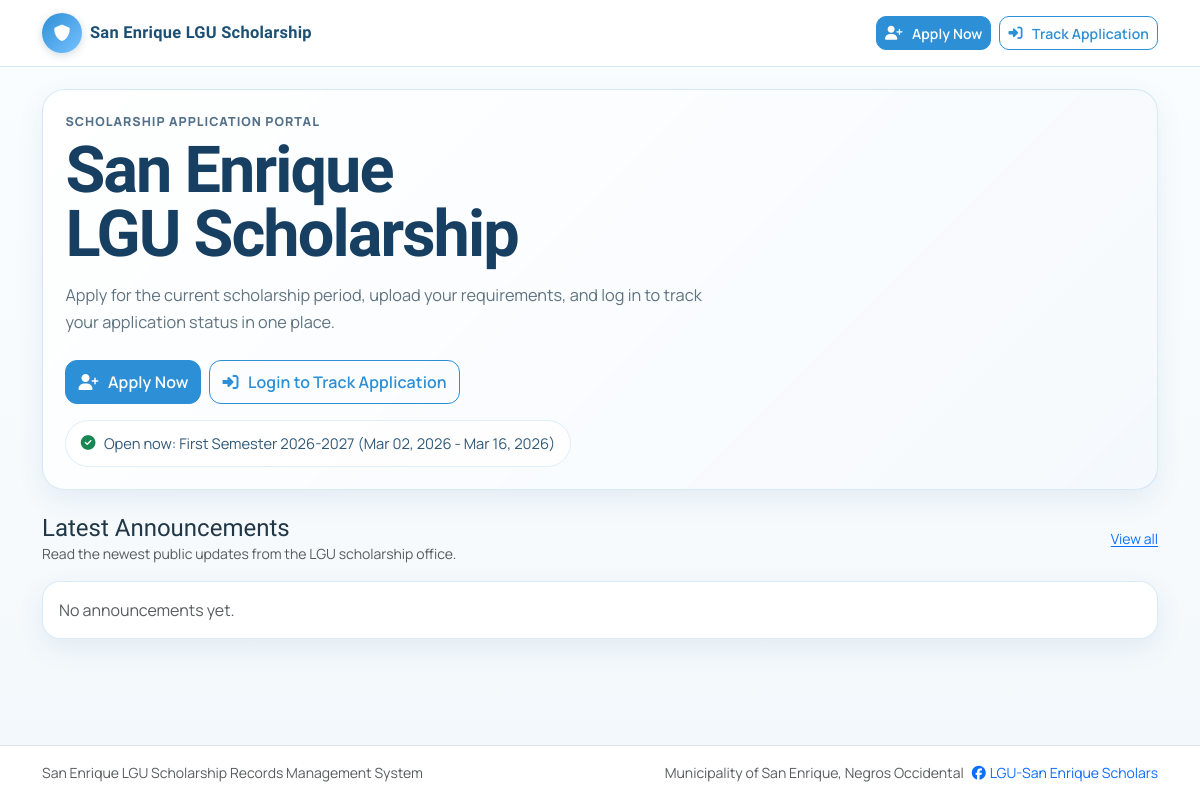
Before: / with the older database file.
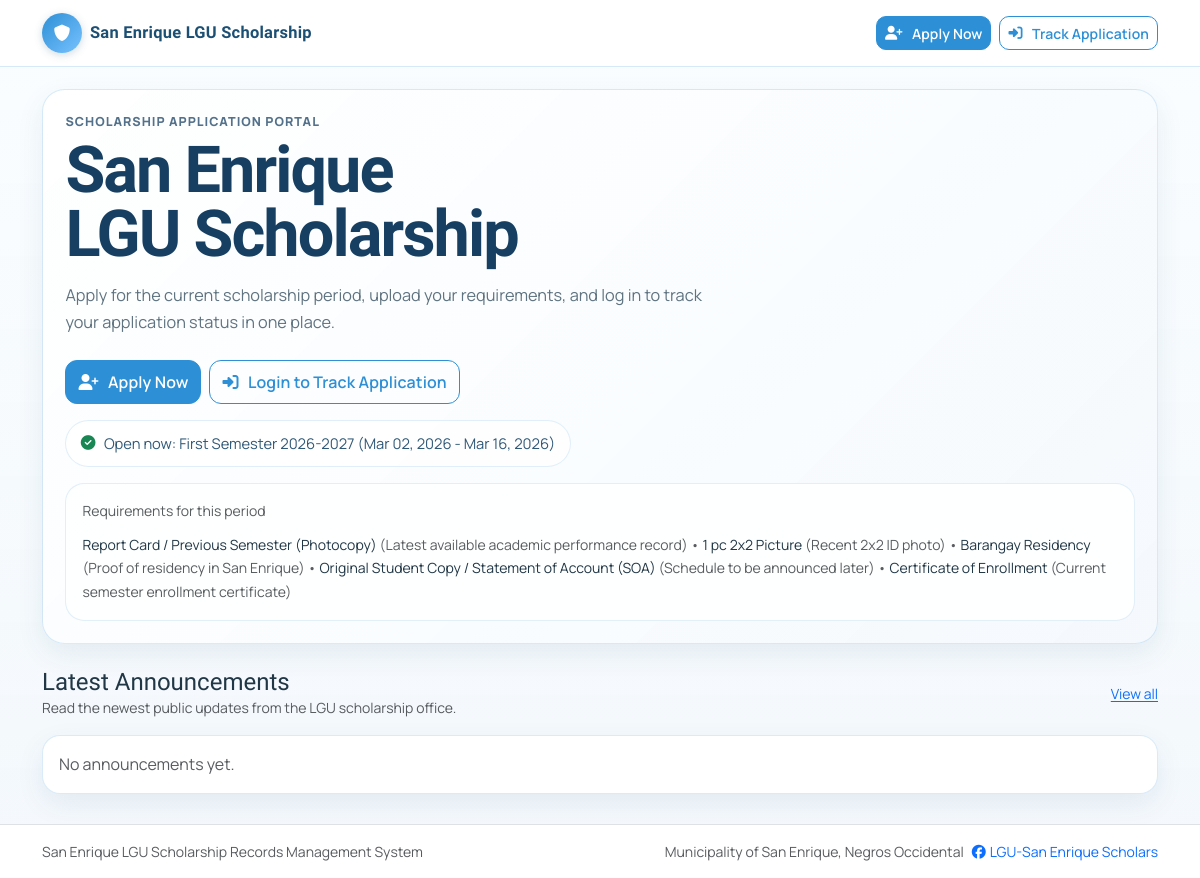
After: the same page with the newer database file.
### tables this page shows
CREATE TABLE IF NOT EXISTS requirement_templates (
    id INT UNSIGNED AUTO_INCREMENT PRIMARY KEY,
    requirement_name VARCHAR(180) NOT NULL,
    description VARCHAR(255) NULL,
    applicant_type ENUM('new','renew') NULL,
    school_type ENUM('public','private') NULL,
    is_required TINYINT(1) NOT NULL DEFAULT 1,
    is_active TINYINT(1) NOT NULL DEFAULT 1,
    sort_order INT NOT NULL DEFAULT 100,
    created_at TIMESTAMP DEFAULT CURRENT_TIMESTAMP
);

### includes/functions.php (called while the page is built, shortened)
<?php
function e(string $value): string
{
    return htmlspecialchars($value, ENT_QUOTES, 'UTF-8');
}
function current_open_application_period(mysqli $conn): ?array
{
    if (!table_exists($conn, 'application_periods')) {
        return null;
    }
    $hasAcademicYear = table_column_exists($conn, 'application_periods', 'academic_year');
    $hasSemester = table_column_exists($conn, 'application_periods', 'semester');
    $academicYearSelect = $hasAcademicYear ? ', academic_year' : '';
    $semesterSelect = $hasSemester ? ', semester' : '';
    $today = date('Y-m-d');
    $stmt = $conn->prepare(
        "SELECT id, period_name, start_date, end_date, is_open, notes" . $academicYearSelect . $semesterSelect . "
         FROM application_periods
         WHERE is_open = 1
           AND (start_date IS NULL OR start_date <= ?)
           AND (end_date IS NULL OR end_date >= ?)
         ORDER BY id DESC
         LIMIT 1"
    );
    $stmt->bind_param('ss', $today, $today);
    $stmt->execute();
    $result = $stmt->get_result();
    $row = $result ? ($result->fetch_assoc() ?: null) : null;
    return $row;
}
function table_column_exists(mysqli $conn, string $tableName, string $columnName): bool
{
    static $cache = [];
    $tableName = trim($tableName);
    $columnName = trim($columnName);
    $cacheKey = strtolower($tableName . '.' . $columnName);
    if (array_key_exists($cacheKey, $cache)) {
        return (bool) $cache[$cacheKey];
    }
    $stmt = $conn->prepare(
        "SELECT COUNT(*) AS total
         FROM information_schema.COLUMNS
         WHERE TABLE_SCHEMA = DATABASE()
           AND TABLE_NAME = ?
           AND COLUMN_NAME = ?
         LIMIT 1"
    );
    $stmt->bind_param('ss', $tableName, $columnName);
    $stmt->execute();
    $result = $stmt->get_result();
    $row = $result instanceof mysqli_result ? $result->fetch_assoc() : null;
    $exists = (int) ($row['total'] ?? 0) > 0;
    $cache[$cacheKey] = $exists;
    return $exists;
}
function table_exists(mysqli $conn, string $tableName): bool
{
    $tableName = trim($tableName);
    $stmt = $conn->prepare(
        "SELECT COUNT(*) AS total
         FROM information_schema.TABLES
         WHERE TABLE_SCHEMA = DATABASE()
           AND TABLE_NAME = ?
         LIMIT 1"
    );
    $stmt->bind_param('s', $tableName);
    $stmt->execute();
    $result = $stmt->get_result();
    $row = $result instanceof mysqli_result ? $result->fetch_assoc() : null;
    return (int) ($row['total'] ?? 0) > 0;
}
function ensure_application_period_requirements_table(mysqli $conn): bool
{
    if (table_exists($conn, 'application_period_requirements')) {
        return true;
    }
    $conn->query(
        "CREATE TABLE IF NOT EXISTS application_period_requirements (
            id INT UNSIGNED AUTO_INCREMENT PRIMARY KEY,
            application_period_id INT UNSIGNED NOT NULL,
            requirement_template_id INT UNSIGNED NOT NULL,
            created_at TIMESTAMP DEFAULT CURRENT_TIMESTAMP,
            UNIQUE KEY uq_application_period_requirement (application_period_id, requirement_template_id),
            CONSTRAINT fk_application_period_requirements_period
                FOREIGN KEY (application_period_id) REFERENCES application_periods(id)
                ON DELETE CASCADE,
            CONSTRAINT fk_application_period_requirements_template
                FOREIGN KEY (requirement_template_id) REFERENCES requirement_templates(id)
                ON DELETE CASCADE
        )"
    );
    return table_exists($conn, 'application_period_requirements');
}
function current_period_requirements(mysqli $conn, ?string $applicantType, ?string $schoolType): array
{
    if (!ensure_application_period_requirements_table($conn)) {
        return [];
    }
    $openPeriod = current_open_application_period($conn);
    $periodId = (int) ($openPeriod['id'] ?? 0);
    $applicantType = $applicantType ?: '';
    $schoolType = $schoolType ?: '';
    $sql = "SELECT rt.id, rt.requirement_name, rt.description, rt.applicant_type, rt.school_type, rt.is_required, rt.sort_order
            FROM application_period_requirements apr
            INNER JOIN requirement_templates rt ON rt.id = apr.requirement_template_id
            WHERE apr.application_period_id = ?
              AND rt.is_active = 1
              AND (? = '' OR rt.applicant_type IS NULL OR rt.applicant_type = ?)
              AND (? = '' OR rt.school_type IS NULL OR rt.school_type = ?)
            ORDER BY rt.sort_order ASC, rt.id ASC";
    $stmt = $conn->prepare($sql);
    $stmt->bind_param('issss', $periodId, $applicantType, $applicantType, $schoolType, $schoolType);
    $stmt->execute();
    $result = $stmt->get_result();
    $rows = $result instanceof mysqli_result ? $result->fetch_all(MYSQLI_ASSOC) : [];
    return $rows;
}

### index.php (the view, shortened to what the changed rows need)
<?php
$conn = $GLOBALS['conn'] ?? null;
$isPublicApplyOpen = false;
$openPeriodRequirements = [];
if (db_ready()) {
    $openPeriod = current_open_application_period($conn);
    $isPublicApplyOpen = $openPeriod !== null;
    if ($isPublicApplyOpen) {
        $openPeriodRequirements = current_period_requirements($conn, null, null);
    }
}
include __DIR__ . '/includes/header.php';
?>
<section class="public-hero-section mb-4">
    <div class="public-hero-card">
        <div class="public-hero-copy">
            <h1 class="public-hero-title mb-3">San Enrique LGU Scholarship</h1>
            <?php if ($isPublicApplyOpen && $openPeriodRequirements): ?>
                <div class="public-action-list public-requirements-list mt-3">
                    <p class="small text-muted mb-1">Requirements for this period</p>
                    <div class="small public-requirements-inline">
                        <?php foreach ($openPeriodRequirements as $index => $requirement): ?>
                            <?= $index > 0 ? '<span class="text-muted"> • </span>' : '' ?>
                            <span>
                                <?= e((string) ($requirement['requirement_name'] ?? 'Requirement')) ?>
                                <?php if (trim((string) ($requirement['description'] ?? '')) !== ''): ?>
                                    <span class="text-muted">(<?= e((string) ($requirement['description'] ?? '')) ?>)</span>
                                <?php endif; ?>
                            </span>
                        <?php endforeach; ?>
                    </div>
                </div>
            <?php endif; ?>
        </div>
    </div>
</section>
<section>
    <div class="d-flex justify-content-between align-items-center mb-3 flex-wrap gap-2">
        <div>
            <h2 class="h4 m-0">Latest Announcements</h2>
        </div>
    </div>
</section>
<?php include __DIR__ . '/includes/footer.php'; ?>

Changed rows visible on the page:
now on this page (row unchanged): requirement_templates: requirement_name "Report Card / Previous Semester (Photocopy)", description "Latest available academic performance record"
now on this page (row unchanged): requirement_templates: requirement_name "1 pc 2x2 Picture", description "Recent 2x2 ID photo"
now on this page (row unchanged): requirement_templates: requirement_name "Barangay Residency", description "Proof of residency in San Enrique"
now on this page (row edited): requirement_templates: requirement_name "Original Student Copy / Statement of Account (SOA)", description "Schedule to be announced later"
now on this page (row unchanged): requirement_templates: requirement_name "Certificate of Enrollment", description "Current semester enrollment certificate"
Other visible differences:
text now shown: "Requirements for this period"
